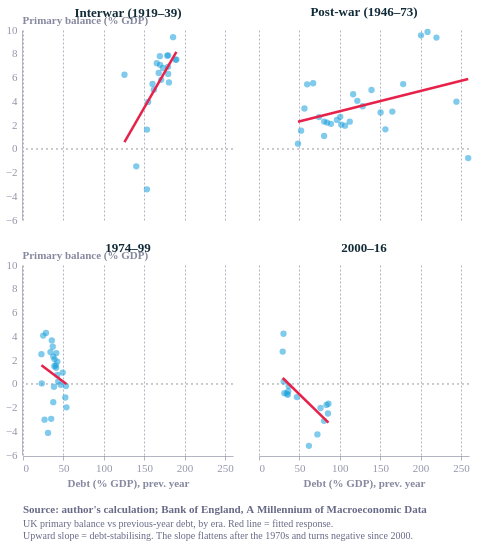

The code cell stored with this chart in its notebook:
### Code cell
import pandas as pd, numpy as np
import altair as alt
from ecostyles import EcoStyles

styles = EcoStyles(); styles.register_and_enable_theme()

m = pd.read_csv("long.csv")
reg = m.dropna(subset=["debt_lag", "pb"]).copy()

def era(y):
    if 1919 <= y <= 1939: return "Interwar (1919–39)"
    if 1946 <= y <= 1973: return "Post-war (1946–73)"
    if 1974 <= y <= 1999: return "1974–99"
    if 2000 <= y <= 2016: return "2000–16"
    return None
reg["era"] = reg["year"].apply(era)
reg = reg.dropna(subset=["era"])
order = ["Interwar (1919–39)", "Post-war (1946–73)", "1974–99", "2000–16"]

base = alt.Chart(reg).encode(
    x=alt.X("debt_lag:Q", title="Debt (% GDP), prev. year"),
    y=alt.Y("pb:Q", title="Primary balance (% GDP)"))

pts = base.mark_point(filled=True, size=40, opacity=0.55,
    color="#179FDB").encode()

fit = base.transform_regression(
    "debt_lag", "pb").mark_line(strokeWidth=2.5, color="#E6224B")

zero = alt.Chart(reg).mark_rule(color="#c9c9c9", strokeDash=[2,3]).encode(
    y=alt.datum(0))

panel = (zero + pts + fit).properties(width=210, height=190)

chart = panel.facet(
    facet=alt.Facet("era:N", sort=order, title=None,
                    header=alt.Header(labelFontSize=13, labelFontWeight="bold",
                                      labelColor="#122b39")),
    columns=2,
    title=alt.Title(
        text="Source: author's calculation; Bank of England, A Millennium of Macroeconomic Data",
        subtitle=[
            "UK primary balance vs previous-year debt, by era. Red line = fitted response.",
            "Upward slope = debt-stabilising. The slope flattens after the 1970s and turns negative since 2000.",
        ],
        orient="bottom", anchor="start", fontSize=11, subtitleFontSize=10,
        color="#676A86", subtitleColor="#676A86", dy=12),
).configure(background="white", font="Circular Std").configure_view(
    fill="transparent", stroke="transparent")

styles.save(chart, path="Charts", name="fiscal_reaction_scatter", svg=True)
chart.save("Charts/fiscal_reaction_scatter.png", scale_factor=2.0)
chart

### Figure 1 — Vega-Lite specification as saved in the notebook (floating-point values rounded to 4 significant figures)
{"config": {"font": "Circular Std", "text": {"color": "#676A86", "align": "left", "baseline": "middle", "dx": 7, "dy": 0, "fontSize": 11}, "view": {"stroke": "transparent", "continuousWidth": 400, "continuousHeight": 300, "discreteWidth": 400, "discreteHeight": 300, "fill": "transparent"}, "range": {"category": ["#36B7B4", "#E6224B", "#F4C245", "#0063AF", "#00A767", "#179FDB", "#EB5C2E"], "diverging": ["#E6224B", "#E54753", "#C9C9C9", "#179FDB", "#122B39"], "heatmap": ["#C9C9C9", "#179FDB", "#0063AF", "#122B39"], "ordinal": ["#00A767", "#36B7B4", "#179FDB", "#0063AF", "#243B5A"]}, "bar": {"color": "#179fdb"}, "line": {"color": "#e6224b"}, "rule": {"color": "#676A86"}, "area": {"opacity": 0.3}, "point": {"filled": true, "size": 80, "color": "#e6224b", "opacity": 0.95}, "geoshape": {"stroke": "white", "strokeWidth": 0.3}, "rect": {"fill": "#d6d4d4", "opacity": 0.3}, "axis": {"labelColor": "#676A86", "labelFontSize": 11, "labelFont": "Circular Std", "labelOpacity": 0.7, "tickColor": "#676A86", "tickOpacity": 0.5, "domainColor": "#676A86", "domainOpacity": 0.5, "gridColor": "#676A86", "gridDash": [2, 2], "gridOpacity": 0.5, "title": null, "titleColor": "#676A86", "titleOpacity": 0.8, "tickSize": 4}, "axisXDiscrete": {"grid": false, "labelAngle": 0, "tickCount": 10, "tickOpacity": 0.5, "title": null}, "axisYDiscrete": {"ticks": false, "labelPadding": 5}, "axisXTemporal": {"grid": false, "ticks": true}, "axisXQuantitative": {"grid": true}, "axisYQuantitative": {"gridColor": "#676A86", "gridDash": [1, 5], "gridOpacity": 0.5, "ticks": false, "labelPadding": 5, "tickCount": 8, "titleAngle": 0, "titleAlign": "left", "titleBaseline": "bottom", "titleX": 0, "titleY": -5}, "title": {"color": "#676A86E6", "subtitleColor": "#676A86", "font": "Circular Std", "subtitleFont": "Circular Std", "anchor": "start", "fontSize": 14, "subtitleFontSize": 12, "subtitlePadding": 4, "offset": 0, "frame": "group"}, "legend": {"titleColor": "#122b39", "title": null, "labelColor": "#122b39", "labelFontSize": 11}, "background": "white"}, "data": {"name": "data-ea330bc0b50f97585d790438fe55c248"}, "facet": {"field": "era", "header": {"labelColor": "#122b39", "labelFontSize": 13, "labelFontWeight": "bold"}, "sort": ["Interwar (1919–39)", "Post-war (1946–73)", "1974–99", "2000–16"], "title": null, "type": "nominal"}, "spec": {"layer": [{"mark": {"type": "rule", "color": "#c9c9c9", "strokeDash": [2, 3]}, "encoding": {"y": {"datum": 0}}}, {"mark": {"type": "point", "color": "#179FDB", "filled": true, "opacity": 0.55, "size": 40}, "encoding": {"x": {"field": "debt_lag", "title": "Debt (% GDP), prev. year", "type": "quantitative"}, "y": {"field": "pb", "title": "Primary balance (% GDP)", "type": "quantitative"}}}, {"mark": {"type": "line", "color": "#E6224B", "strokeWidth": 2.5}, "encoding": {"x": {"field": "debt_lag", "title": "Debt (% GDP), prev. year", "type": "quantitative"}, "y": {"field": "pb", "title": "Primary balance (% GDP)", "type": "quantitative"}}, "transform": [{"on": "debt_lag", "regression": "pb"}]}], "height": 190, "width": 210}, "columns": 2, "title": {"text": "Source: author's calculation; Bank of England, A Millennium of Macroeconomic Data", "anchor": "start", "color": "#676A86", "dy": 12, "fontSize": 11, "orient": "bottom", "subtitle": ["UK primary balance vs previous-year debt, by era. Red line = fitted response.", "Upward slope = debt-stabilising. The slope flattens after the 1970s and turns negative since 2000."], "subtitleColor": "#676A86", "subtitleFontSize": 10}, "$schema": "https://vega.github.io/schema/vega-lite/v6.4.1.json", "datasets": {"data-ea330bc0b50f97585d790438fe55c248": [{"year": 1919, "psurp": -79, "gdp": 5337.0, "debt": 125.6, "pb": -1.48, "debt_lag": 140.2, "war": 0, "era": "Interwar (1919–39)"}, {"year": 1920, "psurp": 364, "gdp": 5843.0, "debt": 160.4, "pb": 6.23, "debt_lag": 125.6, "war": 0, "era": "Interwar (1919–39)"}, {"year": 1921, "psurp": 262, "gdp": 4800.0, "debt": 178.6, "pb": 5.459, "debt_lag": 160.4, "war": 0, "era": "Interwar (1919–39)"}, {"year": 1922, "psurp": 342, "gdp": 4361.0, "debt": 185.8, "pb": 7.841, "debt_lag": 178.6, "war": 0, "era": "Interwar (1919–39)"}, {"year": 1923, "psurp": 391, "gdp": 4163.0, "debt": 179.7, "pb": 9.393, "debt_lag": 185.8, "war": 0, "era": "Interwar (1919–39)"}, {"year": 1924, "psurp": 336, "gdp": 4272.0, "debt": 173.3, "pb": 7.866, "debt_lag": 179.7, "war": 0, "era": "Interwar (1919–39)"}, {"year": 1925, "psurp": 300, "gdp": 4411.0, "debt": 179.7, "pb": 6.802, "debt_lag": 173.3, "war": 0, "era": "Interwar (1919–39)"}, {"year": 1926, "psurp": 268, "gdp": 4255.0, "debt": 169.7, "pb": 6.298, "debt_lag": 179.7, "war": 0, "era": "Interwar (1919–39)"}, {"year": 1927, "psurp": 318, "gdp": 4500.0, "debt": 169.4, "pb": 7.067, "debt_lag": 169.7, "war": 0, "era": "Interwar (1919–39)"}, {"year": 1928, "psurp": 351, "gdp": 4500.0, "debt": 165.6, "pb": 7.8, "debt_lag": 169.4, "war": 0, "era": "Interwar (1919–39)"}, {"year": 1929, "psurp": 331, "gdp": 4591.0, "debt": 168.0, "pb": 7.21, "debt_lag": 165.6, "war": 0, "era": "Interwar (1919–39)"}, {"year": 1930, "psurp": 288, "gdp": 4515.0, "debt": 180.7, "pb": 6.378, "debt_lag": 168.0, "war": 0, "era": "Interwar (1919–39)"}, {"year": 1931, "psurp": 236, "gdp": 4224.0, "debt": 188.9, "pb": 5.587, "debt_lag": 180.7, "war": 0, "era": "Interwar (1919–39)"}, {"year": 1932, "psurp": 310, "gdp": 4133.0, "debt": 189.9, "pb": 7.501, "debt_lag": 188.9, "war": 0, "era": "Interwar (1919–39)"}, {"year": 1933, "psurp": 316, "gdp": 4206.0, "debt": 179.5, "pb": 7.512, "debt_lag": 189.9, "war": 0, "era": "Interwar (1919–39)"}, {"year": 1934, "psurp": 305, "gdp": 4421.0, "debt": 171.1, "pb": 6.9, "debt_lag": 179.5, "war": 0, "era": "Interwar (1919–39)"}, {"year": 1935, "psurp": 268, "gdp": 4619.0, "debt": 162.0, "pb": 5.802, "debt_lag": 171.1, "war": 0, "era": "Interwar (1919–39)"}, {"year": 1936, "psurp": 243, "gdp": 4881.0, "debt": 155.0, "pb": 4.979, "debt_lag": 162.0, "war": 0, "era": "Interwar (1919–39)"}, {"year": 1937, "psurp": 206, "gdp": 5220.0, "debt": 153.5, "pb": 3.946, "debt_lag": 155.0, "war": 0, "era": "Interwar (1919–39)"}, {"year": 1938, "psurp": 87, "gdp": 5384.0, "debt": 153.5, "pb": 1.616, "debt_lag": 153.5, "war": 0, "era": "Interwar (1919–39)"}, {"year": 1939, "psurp": -198, "gdp": 5791.0, "debt": 155.6, "pb": -3.419, "debt_lag": 153.5, "war": 1, "era": "Interwar (1919–39)"}, {"year": 1946, "psurp": -77, "gdp": 9756.0, "debt": 244.4, "pb": -0.7892, "debt_lag": 259.0, "war": 0, "era": "Post-war (1946–73)"}, {"year": 1947, "psurp": 418, "gdp": 10540.0, "debt": 219.7, "pb": 3.964, "debt_lag": 244.4, "war": 0, "era": "Post-war (1946–73)"}, {"year": 1948, "psurp": 1084, "gdp": 11580.0, "debt": 208.7, "pb": 9.36, "debt_lag": 219.7, "war": 0, "era": "Post-war (1946–73)"}, {"year": 1949, "psurp": 1214, "gdp": 12340.0, "debt": 200.6, "pb": 9.836, "debt_lag": 208.7, "war": 0, "era": "Post-war (1946–73)"}, {"year": 1950, "psurp": 1234, "gdp": 12920.0, "debt": 178.5, "pb": 9.551, "debt_lag": 200.6, "war": 0, "era": "Post-war (1946–73)"}, {"year": 1951, "psurp": 790, "gdp": 14510.0, "debt": 165.1, "pb": 5.445, "debt_lag": 178.5, "war": 0, "era": "Post-war (1946–73)"}, {"year": 1952, "psurp": 493, "gdp": 15760.0, "debt": 156.5, "pb": 3.128, "debt_lag": 165.1, "war": 0, "era": "Post-war (1946–73)"}, {"year": 1953, "psurp": 276, "gdp": 16900.0, "debt": 150.5, "pb": 1.633, "debt_lag": 156.5, "war": 0, "era": "Post-war (1946–73)"}, {"year": 1954, "psurp": 545, "gdp": 17830.0, "debt": 139.3, "pb": 3.056, "debt_lag": 150.5, "war": 0, "era": "Post-war (1946–73)"}, {"year": 1955, "psurp": 959, "gdp": 19390.0, "debt": 128.3, "pb": 4.946, "debt_lag": 139.3, "war": 0, "era": "Post-war (1946–73)"}, {"year": 1956, "psurp": 754, "gdp": 21050.0, "debt": 121.7, "pb": 3.582, "debt_lag": 128.3, "war": 0, "era": "Post-war (1946–73)"}, {"year": 1957, "psurp": 900, "gdp": 22320.0, "debt": 116.6, "pb": 4.032, "debt_lag": 121.7, "war": 0, "era": "Post-war (1946–73)"}, {"year": 1958, "psurp": 1077, "gdp": 23450.0, "debt": 112.4, "pb": 4.592, "debt_lag": 116.6, "war": 0, "era": "Post-war (1946–73)"}, {"year": 1959, "psurp": 561, "gdp": 24600.0, "debt": 106.5, "pb": 2.281, "debt_lag": 112.4, "war": 0, "era": "Post-war (1946–73)"}, {"year": 1960, "psurp": 513, "gdp": 26410.0, "debt": 101.8, "pb": 1.942, "debt_lag": 106.5, "war": 0, "era": "Post-war (1946–73)"}, {"year": 1961, "psurp": 572, "gdp": 28070.0, "debt": 100.6, "pb": 2.038, "debt_lag": 101.8, "war": 0, "era": "Post-war (1946–73)"}, {"year": 1962, "psurp": 789, "gdp": 29370.0, "debt": 96.49, "pb": 2.686, "debt_lag": 100.6, "war": 0, "era": "Post-war (1946–73)"}, {"year": 1963, "psurp": 758, "gdp": 31230.0, "debt": 89.04, "pb": 2.427, "debt_lag": 96.49, "war": 0, "era": "Post-war (1946–73)"}, {"year": 1964, "psurp": 717, "gdp": 34130.0, "debt": 84.31, "pb": 2.101, "debt_lag": 89.04, "war": 0, "era": "Post-war (1946–73)"}, {"year": 1965, "psurp": 812, "gdp": 36910.0, "debt": 80.73, "pb": 2.2, "debt_lag": 84.31, "war": 0, "era": "Post-war (1946–73)"}, {"year": 1966, "psurp": 901, "gdp": 39420.0, "debt": 80.62, "pb": 2.285, "debt_lag": 80.73, "war": 0, "era": "Post-war (1946–73)"}, {"year": 1967, "psurp": 451, "gdp": 41730.0, "debt": 74.3, "pb": 1.081, "debt_lag": 80.62, "war": 0, "era": "Post-war (1946–73)"}, {"year": 1968, "psurp": 1222, "gdp": 45810.0, "debt": 67.04, "pb": 2.668, "debt_lag": 74.3, "war": 0, "era": "Post-war (1946–73)"}, {"year": 1969, "psurp": 2740, "gdp": 49680.0, "debt": 59.65, "pb": 5.515, "debt_lag": 67.04, "war": 0, "era": "Post-war (1946–73)"}, {"year": 1970, "psurp": 3033, "gdp": 55920.0, "debt": 56.26, "pb": 5.424, "debt_lag": 59.65, "war": 0, "era": "Post-war (1946–73)"}, {"year": 1971, "psurp": 2125, "gdp": 62640.0, "debt": 52.09, "pb": 3.392, "debt_lag": 56.26, "war": 0, "era": "Post-war (1946–73)"}, {"year": 1972, "psurp": 1068, "gdp": 70300.0, "debt": 48.26, "pb": 1.519, "debt_lag": 52.09, "war": 0, "era": "Post-war (1946–73)"}, {"year": 1973, "psurp": 347, "gdp": 81470.0, "debt": 53.24, "pb": 0.4259, "debt_lag": 48.26, "war": 0, "era": "Post-war (1946–73)"}, {"year": 1974, "psurp": -179, "gdp": 92230.0, "debt": 53.76, "pb": -0.1941, "debt_lag": 53.24, "war": 0, "era": "1974–99"}, {"year": 1975, "psurp": -2272, "gdp": 114500.0, "debt": 52.41, "pb": -1.984, "debt_lag": 53.76, "war": 0, "era": "1974–99"}, {"year": 1976, "psurp": -1581, "gdp": 136200.0, "debt": 49.15, "pb": -1.161, "debt_lag": 52.41, "war": 0, "era": "1974–99"}, {"year": 1977, "psurp": 1497, "gdp": 158800.0, "debt": 46.7, "pb": 0.9428, "debt_lag": 49.15, "war": 0, "era": "1974–99"}, {"year": 1978, "psurp": -174, "gdp": 184900.0, "debt": 43.63, "pb": -0.09411, "debt_lag": 46.7, "war": 0, "era": "1974–99"}, {"year": 1979, "psurp": 427, "gdp": 219600.0, "debt": 42.54, "pb": 0.1945, "debt_lag": 43.63, "war": 0, "era": "1974–99"}, {"year": 1980, "psurp": 1931, "gdp": 258400.0, "debt": 42.51, "pb": 0.7473, "debt_lag": 42.54, "war": 0, "era": "1974–99"}, {"year": 1981, "psurp": 5382, "gdp": 287800.0, "debt": 41.27, "pb": 1.87, "debt_lag": 42.51, "war": 0, "era": "1974–99"}, {"year": 1982, "psurp": 8181, "gdp": 316700.0, "debt": 40.44, "pb": 2.583, "debt_lag": 41.27, "war": 0, "era": "1974–99"}, {"year": 1983, "psurp": 5414, "gdp": 348300.0, "debt": 41.03, "pb": 1.554, "debt_lag": 40.44, "war": 0, "era": "1974–99"}, {"year": 1984, "psurp": 5038, "gdp": 374500.0, "debt": 39.09, "pb": 1.345, "debt_lag": 41.03, "war": 0, "era": "1974–99"}, {"year": 1985, "psurp": 8473, "gdp": 412100.0, "debt": 37.48, "pb": 2.056, "debt_lag": 39.09, "war": 0, "era": "1974–99"}, {"year": 1986, "psurp": 10145, "gdp": 444000.0, "debt": 34.0, "pb": 2.285, "debt_lag": 37.48, "war": 0, "era": "1974–99"}, {"year": 1987, "psurp": 13134, "gdp": 492600.0, "debt": 28.48, "pb": 2.666, "debt_lag": 34.0, "war": 0, "era": "1974–99"}, {"year": 1988, "psurp": 23596, "gdp": 551700.0, "debt": 25.0, "pb": 4.277, "debt_lag": 28.48, "war": 0, "era": "1974–99"}, {"year": 1989, "psurp": 24714, "gdp": 609500.0, "debt": 22.82, "pb": 4.055, "debt_lag": 25.0, "war": 0, "era": "1974–99"}, {"year": 1990, "psurp": 16499, "gdp": 662800.0, "debt": 23.22, "pb": 2.489, "debt_lag": 22.82, "war": 0, "era": "1974–99"}, {"year": 1991, "psurp": 196, "gdp": 698000.0, "debt": 26.73, "pb": 0.02808, "debt_lag": 23.22, "war": 0, "era": "1974–99"}, {"year": 1992, "psurp": -21802, "gdp": 721400.0, "debt": 30.97, "pb": -3.022, "debt_lag": 26.73, "war": 0, "era": "1974–99"}, {"year": 1993, "psurp": -31378, "gdp": 758400.0, "debt": 34.93, "pb": -4.137, "debt_lag": 30.97, "war": 0, "era": "1974–99"}, {"year": 1994, "psurp": -23535, "gdp": 797100.0, "debt": 37.48, "pb": -2.953, "debt_lag": 34.93, "war": 0, "era": "1974–99"}, {"year": 1995, "psurp": -13001, "gdp": 836600.0, "debt": 38.29, "pb": -1.554, "debt_lag": 37.48, "war": 0, "era": "1974–99"}, {"year": 1996, "psurp": -2256, "gdp": 892900.0, "debt": 38.77, "pb": -0.2527, "debt_lag": 38.29, "war": 0, "era": "1974–99"}, {"year": 1997, "psurp": 13819, "gdp": 938900.0, "debt": 36.85, "pb": 1.472, "debt_lag": 38.77, "war": 0, "era": "1974–99"}, {"year": 1998, "psurp": 30545, "gdp": 980300.0, "debt": 35.68, "pb": 3.116, "debt_lag": 36.85, "war": 0, "era": "1974–99"}, {"year": 1999, "psurp": 37248, "gdp": 1021000.0, "debt": 30.36, "pb": 3.647, "debt_lag": 35.68, "war": 0, "era": "1974–99"}, {"year": 2000, "psurp": 45524, "gdp": 1081000.0, "debt": 29.34, "pb": 4.212, "debt_lag": 30.36, "war": 0, "era": "2000–16"}, {"year": 2001, "psurp": 30347, "gdp": 1121000.0, "debt": 30.6, "pb": 2.708, "debt_lag": 29.34, "war": 0, "era": "2000–16"}, {"year": 2002, "psurp": 2139, "gdp": 1173000.0, "debt": 31.41, "pb": 0.1824, "debt_lag": 30.6, "war": 0, "era": "2000–16"}, {"year": 2003, "psurp": -9822, "gdp": 1242000.0, "debt": 34.39, "pb": -0.7905, "debt_lag": 31.41, "war": 0, "era": "2000–16"}, {"year": 2004, "psurp": -10827, "gdp": 1305000.0, "debt": 35.68, "pb": -0.8297, "debt_lag": 34.39, "war": 0, "era": "2000–16"}, {"year": 2005, "psurp": -12904, "gdp": 1379000.0, "debt": 36.22, "pb": -0.9354, "debt_lag": 35.68, "war": 0, "era": "2000–16"}, {"year": 2006, "psurp": -9076, "gdp": 1456000.0, "debt": 36.74, "pb": -0.6235, "debt_lag": 36.22, "war": 0, "era": "2000–16"}, {"year": 2007, "psurp": -2997, "gdp": 1531000.0, "debt": 46.88, "pb": -0.1958, "debt_lag": 36.74, "war": 0, "era": "2000–16"}, {"year": 2008, "psurp": -17512, "gdp": 1564000.0, "debt": 61.79, "pb": -1.12, "debt_lag": 46.88, "war": 0, "era": "2000–16"}, {"year": 2009, "psurp": -79388, "gdp": 1519000.0, "debt": 72.3, "pb": -5.225, "debt_lag": 61.79, "war": 0, "era": "2000–16"}, {"year": 2010, "psurp": -67108, "gdp": 1572000.0, "debt": 76.2, "pb": -4.268, "debt_lag": 72.3, "war": 0, "era": "2000–16"}, {"year": 2011, "psurp": -33236, "gdp": 1628000.0, "debt": 80.58, "pb": -2.041, "debt_lag": 76.2, "war": 0, "era": "2000–16"}, {"year": 2012, "psurp": -52298, "gdp": 1675000.0, "debt": 83.58, "pb": -3.122, "debt_lag": 80.58, "war": 0, "era": "2000–16"}, {"year": 2013, "psurp": -31006, "gdp": 1740000.0, "debt": 85.38, "pb": -1.782, "debt_lag": 83.58, "war": 0, "era": "2000–16"}, {"year": 2014, "psurp": -45709, "gdp": 1822000.0, "debt": 86.0, "pb": -2.508, "debt_lag": 85.38, "war": 0, "era": "2000–16"}, {"year": 2015, "psurp": -31575, "gdp": 1873000.0, "debt": 87.74, "pb": -1.686, "debt_lag": 86.0, "war": 0, "era": "2000–16"}]}}
